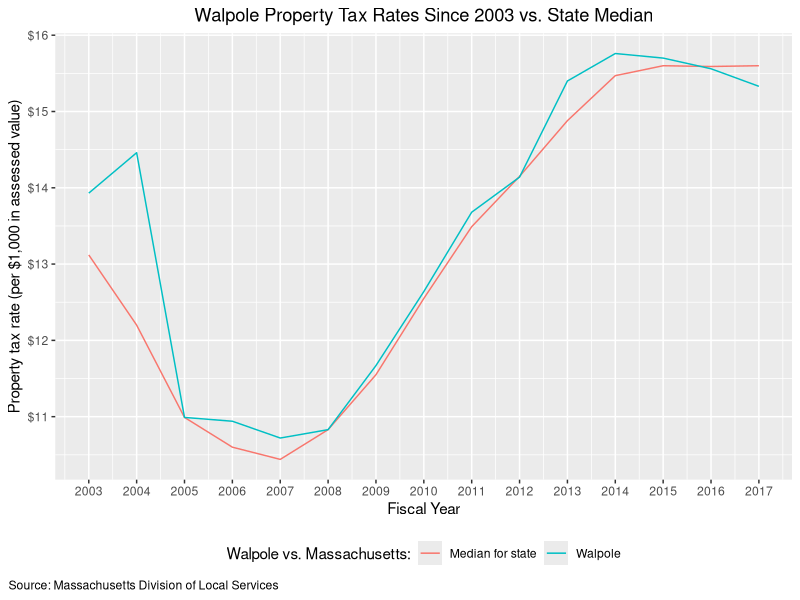
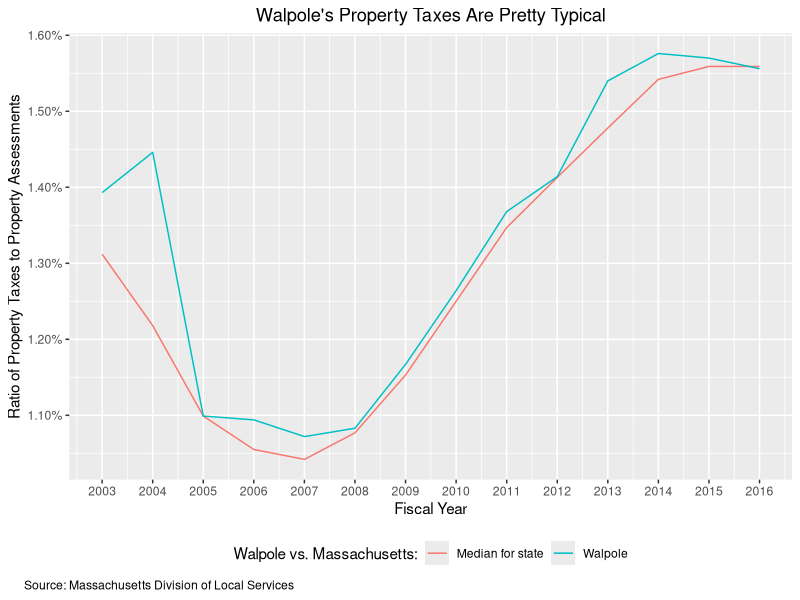

Reproduce these figures in R, in order.
# By Andrew Flowers, andrew.w.flowers@gmail.com
# What is the Walpole, MA residential real estate tax burden?
# Source: Source: Massachusetts Division of Local Services
# Link: http://www.mass.gov/dor/local-officials/municipal-databank-and-local-aid-unit/databank-reports-new.html

library(tidyverse)
library(scales)

# Data on total tax levies by class
raw_tax_by_class_to_09 <- read_csv("Tax_LeviesbyClass_2009_present.csv")
raw_tax_by_class_pre_09 <- read_csv("Tax_LeviesbyClass_2003_2008.csv")
raw_tax_by_class <- bind_rows(raw_tax_by_class_to_09, raw_tax_by_class_pre_09)

# Data on total property assessments by class
raw_assessed_by_class <- read_csv("AssessedValuebyClass.csv")

# Analysis of tax rates
all_tax_rates_by_class <- read_csv("tax_rates_by_class_all.csv")

walpole_rates <- all_tax_rates_by_class %>% 
  filter(Municipality == "Walpole") %>% 
  group_by(`Fiscal Year`) %>% 
  summarize(walpole_tax = median(Residential)) %>% 
  rename(year = `Fiscal Year`)

state_rates <- all_tax_rates_by_class %>% 
  group_by(`Fiscal Year`) %>% 
  summarize(median_tax = median(Residential)) %>% 
  rename(year = `Fiscal Year`)

state_rates %>% 
  left_join(walpole_rates, by = 'year') %>% 
  rename(`Median for state` = median_tax, Walpole = walpole_tax) %>% 
  gather(`Walpole vs. Massachusetts:`, num, -year) %>% 
  ggplot(aes(x = year, y = num, group = `Walpole vs. Massachusetts:`, color = `Walpole vs. Massachusetts:`)) + 
  scale_y_continuous(labels=dollar_format(prefix="$")) +
  scale_x_continuous(breaks = c(2003:2017))+
  geom_line() +
  xlab("Fiscal Year") + ylab("Property tax rate (per $1,000 in assessed value)") +
  ggtitle("Walpole Property Tax Rates Since 2003 vs. State Median") + 
  theme(plot.title = element_text(hjust = 0.5),
        plot.caption = element_text(hjust = -0.1)) +
  theme(legend.position="bottom") +
  labs(caption = "Source: Massachusetts Division of Local Services")

# Analysis of total tax levies vs. total real estate assesment
raw_assessed_by_class %>% 
  left_join(raw_tax_by_class %>% select(2:4), by = c('NAME', 'Year'= 'YEAR')) %>% 
  rename(res_assessment = Residential, res_tax_levies = RESIDENTIAL) %>% 
  mutate(tax_ratio = res_tax_levies / res_assessment) %>% 
  select(2:4, res_tax_levies, tax_ratio) %>% 
  group_by(Year) %>% 
  summarize(median_ratio = median(tax_ratio)) %>% 
  left_join(raw_assessed_by_class %>% 
              left_join(raw_tax_by_class %>% select(2:4), by = c('NAME', 'Year'= 'YEAR')) %>% 
              rename(res_assessment = Residential, res_tax_levies = RESIDENTIAL) %>% 
              mutate(tax_ratio = res_tax_levies / res_assessment) %>% 
              select(2:4, res_tax_levies, tax_ratio) %>% 
              filter(NAME == "Walpole") %>% 
              group_by(Year) %>% 
              summarize(walpole_ratio = median(tax_ratio)), 
            by = 'Year') %>% 
  filter(!is.na(Year) & Year < 2017) %>% 
  rename(`Median for state` = median_ratio, Walpole = walpole_ratio) %>% 
  gather(`Walpole vs. Massachusetts:`, num, -Year) %>% 
  ggplot(aes(x = Year, y = num, group = `Walpole vs. Massachusetts:`, color = `Walpole vs. Massachusetts:`)) + 
  scale_y_continuous(labels=percent) +
  scale_x_continuous(breaks = c(2003:2016))+
  geom_line() +
  xlab("Fiscal Year") + ylab("Ratio of Property Taxes to Property Assessments") +
  ggtitle("Walpole's Property Taxes Are Pretty Typical") + 
  theme(plot.title = element_text(hjust = 0.5),
        plot.caption = element_text(hjust = -0.1)) +
  theme(legend.position="bottom") +
  labs(caption = "Source: Massachusetts Division of Local Services")

# Analysis of average single family tax bill
tax_bill <- read_csv("avgsinglefamtaxbill.csv")

tax_bill %>% 
  rename(avg_tax_bill = `Single Family Tax Bill*`) %>%
  filter(Municipality == "Walpole") %>% 
  group_by(Year) %>% 
  summarize(walpole_tax = mean(avg_tax_bill),
            walpole_homes = mean(`Average Single Family Value`))